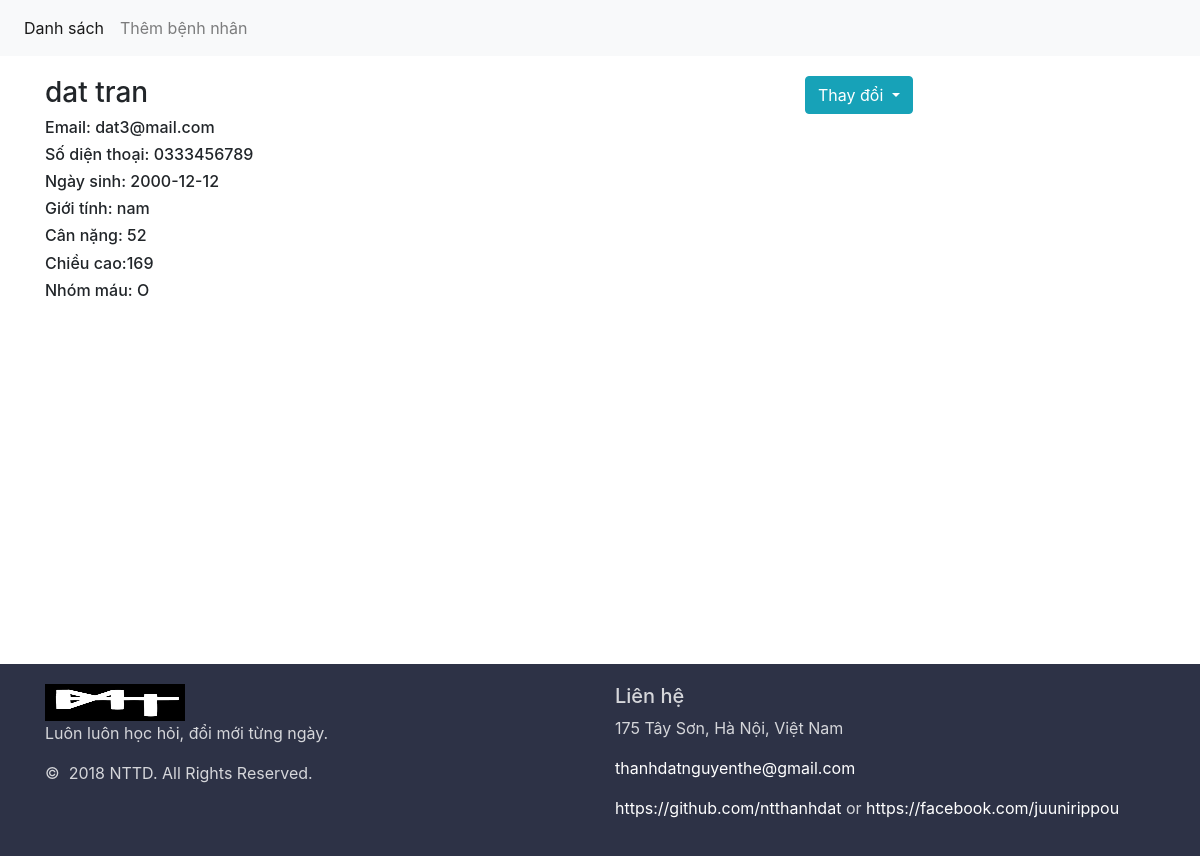
Screenshot of /display.php?id=2 with the database file from the repository.
### tables this page shows
CREATE TABLE `patient` (
  `PatientID` int(11) NOT NULL,
  `FirstName` char(50) NOT NULL,
  `LastName` char(50) NOT NULL,
  `DateOfBirth` date DEFAULT NULL,
  `Gender` char(6) DEFAULT NULL,
  `PhoneNumber` char(10) DEFAULT NULL,
  `Email` char(30) DEFAULT NULL,
  `Height` int(11) DEFAULT NULL,
  `Weight` int(11) DEFAULT NULL,
  `BloodGroup` char(3) DEFAULT NULL,
  `CreateOn` date DEFAULT NULL,
  `ModifiedOn` date DEFAULT NULL
);

### display.php (the view, shortened to what this page needs)
<?php include('header.php');
include('config.php');
$id=$_GET['id'];
$sql="select * from Patient where PatientID='$id'";
mysqli_set_charset($conn,'UTF8');
$result=mysqli_query($conn,$sql);
 if(mysqli_num_rows($result)>0){
    $post=mysqli_fetch_assoc($result);
}
?>
<div class="clearfix container">
	<div class="row">
        <div class="col-sm-8">
            <h3> <?php echo $post['FirstName'].' '.$post['LastName']  ?></h3>
            <h6>Email: <?php echo $post['Email'] ?></h6>
            <h6>Số diện thoại: <?php echo $post['PhoneNumber'] ?></h6>
            <h6>Ngày sinh: <?php echo $post['DateOfBirth'] ?></h6>
            <h6>Giới tính: <?php echo $post['Gender'] ?></h6>
            <h6>Cân nặng: <?php echo $post['Weight'] ?> </h6>
            <h6>Chiều cao:<?php echo $post['Height'] ?> </h6>
            <h6>Nhóm máu: <?php echo $post['BloodGroup'] ?></h6>
        </div>
        <div class="col-sm-4">
            <div class="btn-group">
                <a class="btn dropdown-toggle btn-info" data-toggle="dropdown" href="#">
                    Thay đổi
                </a>
            </div>
        </div>
</div>
</div>
<?php include('footer.php') ?>

### style.css (style rules this page uses)
.container { padding-top: 20px; padding-bottom: 20px; }
.clearfix { min-height: 100vh; margin-bottom: -192px; }

### rows the page displays
patient: FirstName "dat", LastName "tran", Email "dat3@mail.com", PhoneNumber "0333456789", DateOfBirth "2000-12-12", Gender "nam", Weight "52", Height "169", BloodGroup "O"
